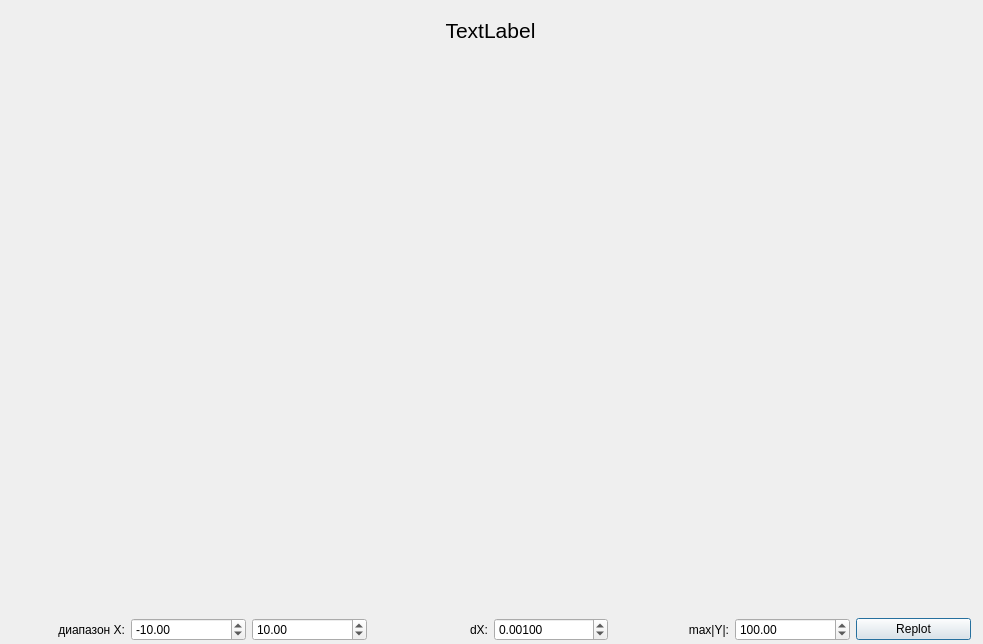
<?xml version="1.0" encoding="UTF-8"?>
<ui version="4.0">
 <class>Dialog</class>
 <widget class="QDialog" name="Dialog">
  <property name="geometry">
   <rect>
    <x>0</x>
    <y>0</y>
    <width>983</width>
    <height>644</height>
   </rect>
  </property>
  <property name="windowTitle">
   <string>Dialog</string>
  </property>
  <widget class="QWidget" name="verticalLayoutWidget">
   <property name="geometry">
    <rect>
     <x>10</x>
     <y>20</y>
     <width>961</width>
     <height>621</height>
    </rect>
   </property>
   <layout class="QVBoxLayout" name="verticalLayout">
    <item>
     <widget class="QLabel" name="label">
      <property name="maximumSize">
       <size>
        <width>16777215</width>
        <height>20</height>
       </size>
      </property>
      <property name="font">
       <font>
        <pointsize>16</pointsize>
       </font>
      </property>
      <property name="text">
       <string>TextLabel</string>
      </property>
      <property name="alignment">
       <set>Qt::AlignCenter</set>
      </property>
     </widget>
    </item>
    <item>
     <widget class="QCustomPlot" name="widget" native="true">
      <layout class="QHBoxLayout" name="horizontalLayout"/>
     </widget>
    </item>
    <item>
     <layout class="QHBoxLayout" name="horizontalLayout_2">
      <property name="sizeConstraint">
       <enum>QLayout::SetFixedSize</enum>
      </property>
      <item>
       <widget class="QLabel" name="label_2">
        <property name="text">
         <string>диапазон Х:</string>
        </property>
        <property name="alignment">
         <set>Qt::AlignRight|Qt::AlignTrailing|Qt::AlignVCenter</set>
        </property>
       </widget>
      </item>
      <item>
       <widget class="QDoubleSpinBox" name="doubleSpinBox_2">
        <property name="enabled">
         <bool>true</bool>
        </property>
        <property name="minimum">
         <double>-100000.000000000000000</double>
        </property>
        <property name="maximum">
         <double>100000.000000000000000</double>
        </property>
        <property name="singleStep">
         <double>0.100000000000000</double>
        </property>
        <property name="value">
         <double>-10.000000000000000</double>
        </property>
       </widget>
      </item>
      <item>
       <widget class="QDoubleSpinBox" name="doubleSpinBox_3">
        <property name="enabled">
         <bool>true</bool>
        </property>
        <property name="minimum">
         <double>-100000.000000000000000</double>
        </property>
        <property name="maximum">
         <double>1000000.000000000000000</double>
        </property>
        <property name="singleStep">
         <double>0.100000000000000</double>
        </property>
        <property name="value">
         <double>10.000000000000000</double>
        </property>
       </widget>
      </item>
      <item>
       <widget class="QLabel" name="label_3">
        <property name="text">
         <string>dХ:</string>
        </property>
        <property name="alignment">
         <set>Qt::AlignRight|Qt::AlignTrailing|Qt::AlignVCenter</set>
        </property>
       </widget>
      </item>
      <item>
       <widget class="QDoubleSpinBox" name="doubleSpinBox_4">
        <property name="enabled">
         <bool>true</bool>
        </property>
        <property name="decimals">
         <number>5</number>
        </property>
        <property name="minimum">
         <double>0.000010000000000</double>
        </property>
        <property name="maximum">
         <double>10.000000000000000</double>
        </property>
        <property name="singleStep">
         <double>0.010000000000000</double>
        </property>
        <property name="value">
         <double>0.001000000000000</double>
        </property>
       </widget>
      </item>
      <item>
       <widget class="QLabel" name="label_4">
        <property name="text">
         <string>max|Y|:</string>
        </property>
        <property name="alignment">
         <set>Qt::AlignRight|Qt::AlignTrailing|Qt::AlignVCenter</set>
        </property>
       </widget>
      </item>
      <item>
       <widget class="QDoubleSpinBox" name="doubleSpinBox_5">
        <property name="enabled">
         <bool>true</bool>
        </property>
        <property name="minimum">
         <double>0.000000000000000</double>
        </property>
        <property name="maximum">
         <double>100000.000000000000000</double>
        </property>
        <property name="singleStep">
         <double>0.100000000000000</double>
        </property>
        <property name="value">
         <double>100.000000000000000</double>
        </property>
       </widget>
      </item>
      <item>
       <widget class="QPushButton" name="pushButton">
        <property name="text">
         <string>Replot</string>
        </property>
       </widget>
      </item>
     </layout>
    </item>
   </layout>
  </widget>
 </widget>
 <customwidgets>
  <customwidget>
   <class>QCustomPlot</class>
   <extends>QWidget</extends>
   <header>qcustomplot.h</header>
   <container>1</container>
  </customwidget>
 </customwidgets>
 <resources/>
 <connections/>
</ui>
